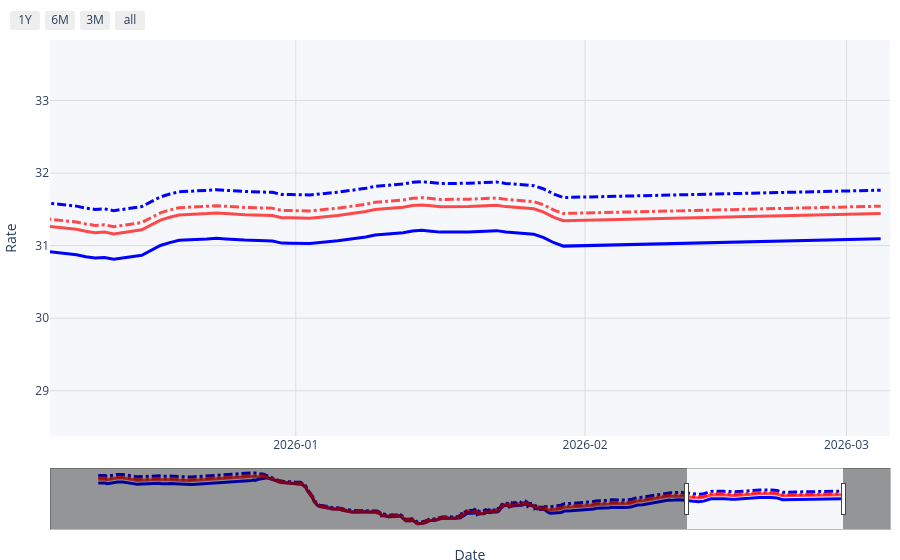
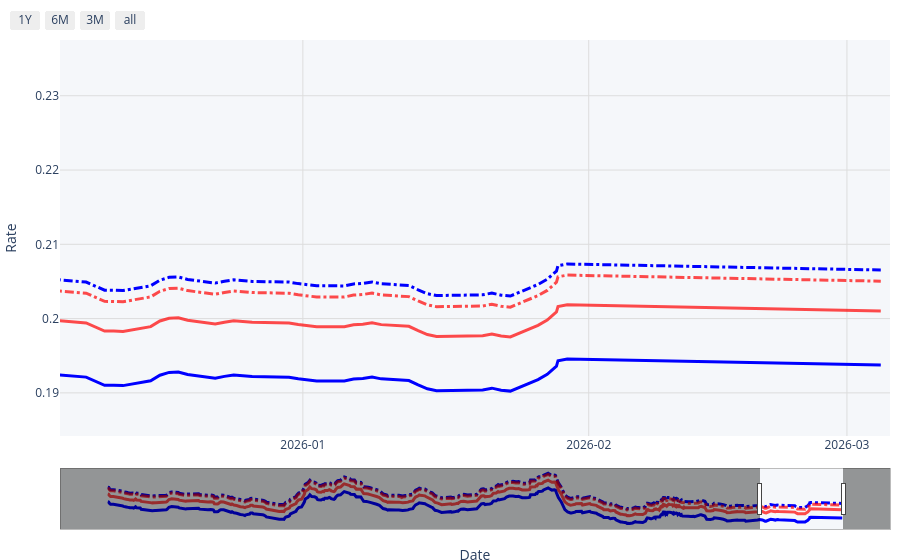
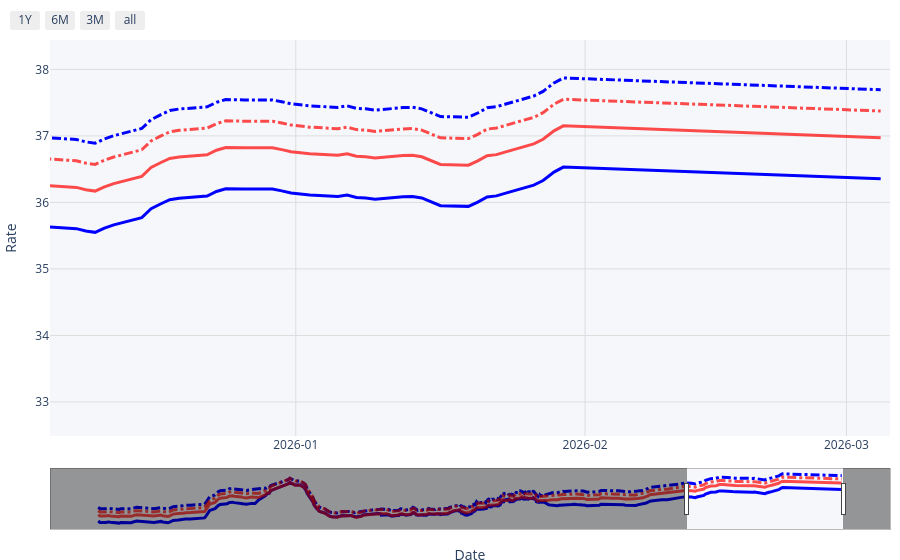
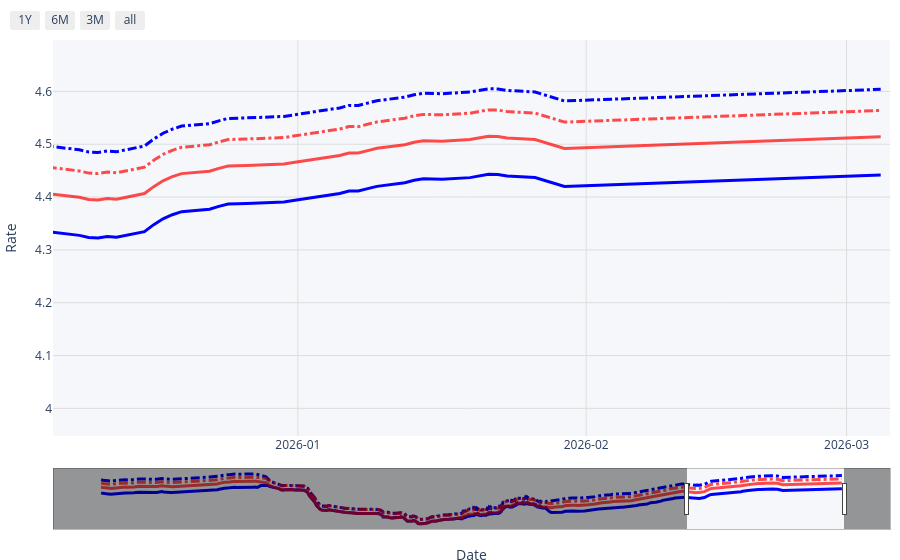

Notebook code for these charts, in order:
### Code cell
###################################################################
# Step 2. Generate Plotly figure                                  #
###################################################################
for currency in CURRENCIES:
    csv_file = f'Data/history/Historical_{currency}.csv'
    plot.plot_history(csv_file_path=csv_file, 
                        currency=currency,
                        show_html = True,
                        save_html = False,
                        save_directory = f"assets/plot_history_{currency}.html")
    csv_file = f'Data/Foreign Exchage Rate/Foreign Exchage Rate_{currency}.csv'
    print(currency)
    # plot.plot_now(csv_file_path =csv_file,
    #                 currency = currency,
    #                 show_html = True,
    #                 save_html = False,
    #                 save_directory = f"assets/plot_now_{currency}.html")
    # break

### Figure 1 — Plotly figure (JSON) as saved in the notebook; plotly's stock layout.template omitted (floating-point values rounded to 4 significant figures; data arrays with more than 128 entries replaced by an {"elided": "..."} marker saying what was removed)
{"data": [{"hoverinfo": "skip", "line": {"color": "blue", "dash": "solid", "width": 3}, "mode": "lines", "name": "Cash Buying", "type": "scatter", "x": {"elided": "504 str values"}, "y": {"elided": "504 float values"}}, {"hoverinfo": "skip", "line": {"color": "blue", "dash": "dashdot", "width": 3}, "mode": "lines", "name": "Cash Selling", "type": "scatter", "x": {"elided": "504 str values"}, "y": {"elided": "504 float values"}}, {"customdata": {"elided": "504 str values"}, "hovertemplate": "Cash <br>   Buying: %{y:.4f}<extra></extra>", "marker": {"color": "rgba(0,0,0,0)", "size": 10}, "mode": "markers", "name": "Cash Buying (raw)", "showlegend": false, "type": "scatter", "x": {"elided": "504 str values"}, "y": {"elided": "504 float values"}}, {"customdata": {"elided": "504 str values"}, "hovertemplate": "   Selling: %{y:.4f}<extra></extra>", "marker": {"color": "rgba(0,0,0,0)", "size": 10}, "mode": "markers", "name": "Cash Selling (raw)", "showlegend": false, "type": "scatter", "x": {"elided": "504 str values"}, "y": {"elided": "504 float values"}}, {"hoverinfo": "skip", "line": {"color": "rgba(255,0,0,0.7)", "dash": "solid", "width": 3}, "mode": "lines", "name": "Spot Buying", "type": "scatter", "x": {"elided": "504 str values"}, "y": {"elided": "504 float values"}}, {"hoverinfo": "skip", "line": {"color": "rgba(255,0,0,0.7)", "dash": "dashdot", "width": 3}, "mode": "lines", "name": "Spot Selling", "type": "scatter", "x": {"elided": "504 str values"}, "y": {"elided": "504 float values"}}, {"customdata": {"elided": "504 str values"}, "hovertemplate": "Spot <br>   Buying: %{y:.4f}<extra></extra>", "marker": {"color": "rgba(0,0,0,0)", "size": 10}, "mode": "markers", "name": "Spot Buying (raw)", "showlegend": false, "type": "scatter", "x": {"elided": "504 str values"}, "y": {"elided": "504 float values"}}, {"customdata": {"elided": "504 str values"}, "hovertemplate": "   Selling: %{y:.4f}<extra></extra>", "marker": {"color": "rgba(0,0,0,0)", "size": 10}, "mode": "markers", "name": "Spot Selling (raw)", "showlegend": false, "type": "scatter", "x": {"elided": "504 str values"}, "y": {"elided": "504 float values"}}], "layout": {"hovermode": "x unified", "margin": {"b": 10, "l": 10, "r": 10, "t": 40}, "plot_bgcolor": "#f5f7fa", "showlegend": false, "xaxis": {"dtick": "M1", "gridcolor": "#ddd", "hoverformat": "%Y-%m-%d %H:%M:%S", "range": ["2025-12-05T16:01:00", "2026-03-05T16:01:00"], "rangeselector": {"buttons": [{"count": 1, "label": "1Y", "step": "year", "stepmode": "backward"}, {"count": 6, "label": "6M", "step": "month", "stepmode": "backward"}, {"count": 3, "label": "3M", "step": "month", "stepmode": "backward"}, {"step": "all"}]}, "rangeslider": {"bgcolor": "#f5f7fa", "bordercolor": "#bbb", "borderwidth": 1, "thickness": 0.12, "visible": true}, "showgrid": true, "tickformat": "%Y-%m", "title": {"text": "Date"}}, "yaxis": {"gridcolor": "#ddd", "showgrid": true, "title": {"text": "Rate"}}}}

### Figure 2 — Plotly figure (JSON) as saved in the notebook; plotly's stock layout.template omitted (floating-point values rounded to 4 significant figures; data arrays with more than 128 entries replaced by an {"elided": "..."} marker saying what was removed)
{"data": [{"hoverinfo": "skip", "line": {"color": "blue", "dash": "solid", "width": 3}, "mode": "lines", "name": "Cash Buying", "type": "scatter", "x": {"elided": "934 str values"}, "y": {"elided": "934 float values"}}, {"hoverinfo": "skip", "line": {"color": "blue", "dash": "dashdot", "width": 3}, "mode": "lines", "name": "Cash Selling", "type": "scatter", "x": {"elided": "934 str values"}, "y": {"elided": "934 float values"}}, {"customdata": {"elided": "934 str values"}, "hovertemplate": "Cash <br>   Buying: %{y:.4f}<extra></extra>", "marker": {"color": "rgba(0,0,0,0)", "size": 10}, "mode": "markers", "name": "Cash Buying (raw)", "showlegend": false, "type": "scatter", "x": {"elided": "934 str values"}, "y": {"elided": "934 float values"}}, {"customdata": {"elided": "934 str values"}, "hovertemplate": "   Selling: %{y:.4f}<extra></extra>", "marker": {"color": "rgba(0,0,0,0)", "size": 10}, "mode": "markers", "name": "Cash Selling (raw)", "showlegend": false, "type": "scatter", "x": {"elided": "934 str values"}, "y": {"elided": "934 float values"}}, {"hoverinfo": "skip", "line": {"color": "rgba(255,0,0,0.7)", "dash": "solid", "width": 3}, "mode": "lines", "name": "Spot Buying", "type": "scatter", "x": {"elided": "934 str values"}, "y": {"elided": "934 float values"}}, {"hoverinfo": "skip", "line": {"color": "rgba(255,0,0,0.7)", "dash": "dashdot", "width": 3}, "mode": "lines", "name": "Spot Selling", "type": "scatter", "x": {"elided": "934 str values"}, "y": {"elided": "934 float values"}}, {"customdata": {"elided": "934 str values"}, "hovertemplate": "Spot <br>   Buying: %{y:.4f}<extra></extra>", "marker": {"color": "rgba(0,0,0,0)", "size": 10}, "mode": "markers", "name": "Spot Buying (raw)", "showlegend": false, "type": "scatter", "x": {"elided": "934 str values"}, "y": {"elided": "934 float values"}}, {"customdata": {"elided": "934 str values"}, "hovertemplate": "   Selling: %{y:.4f}<extra></extra>", "marker": {"color": "rgba(0,0,0,0)", "size": 10}, "mode": "markers", "name": "Spot Selling (raw)", "showlegend": false, "type": "scatter", "x": {"elided": "934 str values"}, "y": {"elided": "934 float values"}}], "layout": {"hovermode": "x unified", "margin": {"b": 10, "l": 10, "r": 10, "t": 40}, "plot_bgcolor": "#f5f7fa", "showlegend": false, "xaxis": {"dtick": "M1", "gridcolor": "#ddd", "hoverformat": "%Y-%m-%d %H:%M:%S", "range": ["2025-12-05T16:01:00", "2026-03-05T16:01:00"], "rangeselector": {"buttons": [{"count": 1, "label": "1Y", "step": "year", "stepmode": "backward"}, {"count": 6, "label": "6M", "step": "month", "stepmode": "backward"}, {"count": 3, "label": "3M", "step": "month", "stepmode": "backward"}, {"step": "all"}]}, "rangeslider": {"bgcolor": "#f5f7fa", "bordercolor": "#bbb", "borderwidth": 1, "thickness": 0.12, "visible": true}, "showgrid": true, "tickformat": "%Y-%m", "title": {"text": "Date"}}, "yaxis": {"gridcolor": "#ddd", "showgrid": true, "title": {"text": "Rate"}}}}

### Figure 3 — Plotly figure (JSON) as saved in the notebook; plotly's stock layout.template omitted (floating-point values rounded to 4 significant figures; data arrays with more than 128 entries replaced by an {"elided": "..."} marker saying what was removed)
{"data": [{"hoverinfo": "skip", "line": {"color": "blue", "dash": "solid", "width": 3}, "mode": "lines", "name": "Cash Buying", "type": "scatter", "x": {"elided": "505 str values"}, "y": {"elided": "505 float values"}}, {"hoverinfo": "skip", "line": {"color": "blue", "dash": "dashdot", "width": 3}, "mode": "lines", "name": "Cash Selling", "type": "scatter", "x": {"elided": "505 str values"}, "y": {"elided": "505 float values"}}, {"customdata": {"elided": "505 str values"}, "hovertemplate": "Cash <br>   Buying: %{y:.4f}<extra></extra>", "marker": {"color": "rgba(0,0,0,0)", "size": 10}, "mode": "markers", "name": "Cash Buying (raw)", "showlegend": false, "type": "scatter", "x": {"elided": "505 str values"}, "y": {"elided": "505 float values"}}, {"customdata": {"elided": "505 str values"}, "hovertemplate": "   Selling: %{y:.4f}<extra></extra>", "marker": {"color": "rgba(0,0,0,0)", "size": 10}, "mode": "markers", "name": "Cash Selling (raw)", "showlegend": false, "type": "scatter", "x": {"elided": "505 str values"}, "y": {"elided": "505 float values"}}, {"hoverinfo": "skip", "line": {"color": "rgba(255,0,0,0.7)", "dash": "solid", "width": 3}, "mode": "lines", "name": "Spot Buying", "type": "scatter", "x": {"elided": "505 str values"}, "y": {"elided": "505 float values"}}, {"hoverinfo": "skip", "line": {"color": "rgba(255,0,0,0.7)", "dash": "dashdot", "width": 3}, "mode": "lines", "name": "Spot Selling", "type": "scatter", "x": {"elided": "505 str values"}, "y": {"elided": "505 float values"}}, {"customdata": {"elided": "505 str values"}, "hovertemplate": "Spot <br>   Buying: %{y:.4f}<extra></extra>", "marker": {"color": "rgba(0,0,0,0)", "size": 10}, "mode": "markers", "name": "Spot Buying (raw)", "showlegend": false, "type": "scatter", "x": {"elided": "505 str values"}, "y": {"elided": "505 float values"}}, {"customdata": {"elided": "505 str values"}, "hovertemplate": "   Selling: %{y:.4f}<extra></extra>", "marker": {"color": "rgba(0,0,0,0)", "size": 10}, "mode": "markers", "name": "Spot Selling (raw)", "showlegend": false, "type": "scatter", "x": {"elided": "505 str values"}, "y": {"elided": "505 float values"}}], "layout": {"hovermode": "x unified", "margin": {"b": 10, "l": 10, "r": 10, "t": 40}, "plot_bgcolor": "#f5f7fa", "showlegend": false, "xaxis": {"dtick": "M1", "gridcolor": "#ddd", "hoverformat": "%Y-%m-%d %H:%M:%S", "range": ["2025-12-05T16:01:00", "2026-03-05T16:01:00"], "rangeselector": {"buttons": [{"count": 1, "label": "1Y", "step": "year", "stepmode": "backward"}, {"count": 6, "label": "6M", "step": "month", "stepmode": "backward"}, {"count": 3, "label": "3M", "step": "month", "stepmode": "backward"}, {"step": "all"}]}, "rangeslider": {"bgcolor": "#f5f7fa", "bordercolor": "#bbb", "borderwidth": 1, "thickness": 0.12, "visible": true}, "showgrid": true, "tickformat": "%Y-%m", "title": {"text": "Date"}}, "yaxis": {"gridcolor": "#ddd", "showgrid": true, "title": {"text": "Rate"}}}}

### Figure 4 — Plotly figure (JSON) as saved in the notebook; plotly's stock layout.template omitted (floating-point values rounded to 4 significant figures; data arrays with more than 128 entries replaced by an {"elided": "..."} marker saying what was removed)
{"data": [{"hoverinfo": "skip", "line": {"color": "blue", "dash": "solid", "width": 3}, "mode": "lines", "name": "Cash Buying", "type": "scatter", "x": {"elided": "505 str values"}, "y": {"elided": "505 float values"}}, {"hoverinfo": "skip", "line": {"color": "blue", "dash": "dashdot", "width": 3}, "mode": "lines", "name": "Cash Selling", "type": "scatter", "x": {"elided": "505 str values"}, "y": {"elided": "505 float values"}}, {"customdata": {"elided": "505 str values"}, "hovertemplate": "Cash <br>   Buying: %{y:.4f}<extra></extra>", "marker": {"color": "rgba(0,0,0,0)", "size": 10}, "mode": "markers", "name": "Cash Buying (raw)", "showlegend": false, "type": "scatter", "x": {"elided": "505 str values"}, "y": {"elided": "505 float values"}}, {"customdata": {"elided": "505 str values"}, "hovertemplate": "   Selling: %{y:.4f}<extra></extra>", "marker": {"color": "rgba(0,0,0,0)", "size": 10}, "mode": "markers", "name": "Cash Selling (raw)", "showlegend": false, "type": "scatter", "x": {"elided": "505 str values"}, "y": {"elided": "505 float values"}}, {"hoverinfo": "skip", "line": {"color": "rgba(255,0,0,0.7)", "dash": "solid", "width": 3}, "mode": "lines", "name": "Spot Buying", "type": "scatter", "x": {"elided": "505 str values"}, "y": {"elided": "505 float values"}}, {"hoverinfo": "skip", "line": {"color": "rgba(255,0,0,0.7)", "dash": "dashdot", "width": 3}, "mode": "lines", "name": "Spot Selling", "type": "scatter", "x": {"elided": "505 str values"}, "y": {"elided": "505 float values"}}, {"customdata": {"elided": "505 str values"}, "hovertemplate": "Spot <br>   Buying: %{y:.4f}<extra></extra>", "marker": {"color": "rgba(0,0,0,0)", "size": 10}, "mode": "markers", "name": "Spot Buying (raw)", "showlegend": false, "type": "scatter", "x": {"elided": "505 str values"}, "y": {"elided": "505 float values"}}, {"customdata": {"elided": "505 str values"}, "hovertemplate": "   Selling: %{y:.4f}<extra></extra>", "marker": {"color": "rgba(0,0,0,0)", "size": 10}, "mode": "markers", "name": "Spot Selling (raw)", "showlegend": false, "type": "scatter", "x": {"elided": "505 str values"}, "y": {"elided": "505 float values"}}], "layout": {"hovermode": "x unified", "margin": {"b": 10, "l": 10, "r": 10, "t": 40}, "plot_bgcolor": "#f5f7fa", "showlegend": false, "xaxis": {"dtick": "M1", "gridcolor": "#ddd", "hoverformat": "%Y-%m-%d %H:%M:%S", "range": ["2025-12-05T16:01:00", "2026-03-05T16:01:00"], "rangeselector": {"buttons": [{"count": 1, "label": "1Y", "step": "year", "stepmode": "backward"}, {"count": 6, "label": "6M", "step": "month", "stepmode": "backward"}, {"count": 3, "label": "3M", "step": "month", "stepmode": "backward"}, {"step": "all"}]}, "rangeslider": {"bgcolor": "#f5f7fa", "bordercolor": "#bbb", "borderwidth": 1, "thickness": 0.12, "visible": true}, "showgrid": true, "tickformat": "%Y-%m", "title": {"text": "Date"}}, "yaxis": {"gridcolor": "#ddd", "showgrid": true, "title": {"text": "Rate"}}}}
